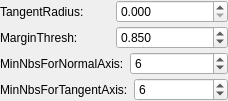
             <widget class="QWidget" name="scrollAreaWidgetContents_5">
              <property name="geometry">
               <rect>
                <x>0</x>
                <y>0</y>
                <width>228</width>
                <height>100</height>
               </rect>
              </property>
              <layout class="QVBoxLayout" name="verticalLayout_14">
               <property name="spacing">
                <number>3</number>
               </property>
               <property name="leftMargin">
                <number>0</number>
               </property>
               <property name="topMargin">
                <number>0</number>
               </property>
               <property name="rightMargin">
                <number>0</number>
               </property>
               <property name="bottomMargin">
                <number>0</number>
               </property>
               <item>
                <layout class="QHBoxLayout" name="horizontalLayout_33">
                 <item>
                  <widget class="QLabel" name="label_31">
                   <property name="text">
                    <string>TangentRadius: </string>
                   </property>
                  </widget>
                 </item>
                 <item>
                  <widget class="QDoubleSpinBox" name="dspin_t_r2">
                   <property name="decimals">
                    <number>3</number>
                   </property>
                   <property name="maximum">
                    <double>99999.000000000000000</double>
                   </property>
                  </widget>
                 </item>
                </layout>
               </item>
               <item>
                <layout class="QHBoxLayout" name="horizontalLayout_34">
                 <item>
                  <widget class="QLabel" name="label_32">
                   <property name="text">
                    <string>MarginThresh: </string>
                   </property>
                  </widget>
                 </item>
                 <item>
                  <widget class="QDoubleSpinBox" name="dspin_m_t2">
                   <property name="decimals">
                    <number>3</number>
                   </property>
                   <property name="maximum">
                    <double>99999.000000000000000</double>
                   </property>
                   <property name="value">
                    <double>0.850000000000000</double>
                   </property>
                  </widget>
                 </item>
                </layout>
               </item>
               <item>
                <layout class="QHBoxLayout" name="horizontalLayout_35">
                 <item>
                  <widget class="QLabel" name="label_33">
                   <property name="text">
                    <string>MinNbsForNormalAxis: </string>
                   </property>
                  </widget>
                 </item>
                 <item>
                  <widget class="QSpinBox" name="spin_m_n2">
                   <property name="maximum">
                    <number>99999</number>
                   </property>
                   <property name="value">
                    <number>6</number>
                   </property>
                  </widget>
                 </item>
                </layout>
               </item>
               <item>
                <layout class="QHBoxLayout" name="horizontalLayout_36">
                 <item>
                  <widget class="QLabel" name="label_34">
                   <property name="text">
                    <string>MinNbsForTangentAxis: </string>
                   </property>
                  </widget>
                 </item>
                 <item>
                  <widget class="QSpinBox" name="spin_m_t2">
                   <property name="maximum">
                    <number>99999</number>
                   </property>
                   <property name="value">
                    <number>6</number>
                   </property>
                  </widget>
                 </item>
                </layout>
               </item>
               <item>
                <spacer name="verticalSpacer_9">
                 <property name="orientation">
                  <enum>Qt::Vertical</enum>
                 </property>
                 <property name="sizeHint" stdset="0">
                  <size>
                   <width>20</width>
                   <height>167</height>
                  </size>
                 </property>
                </spacer>
               </item>
              </layout>
             </widget>
